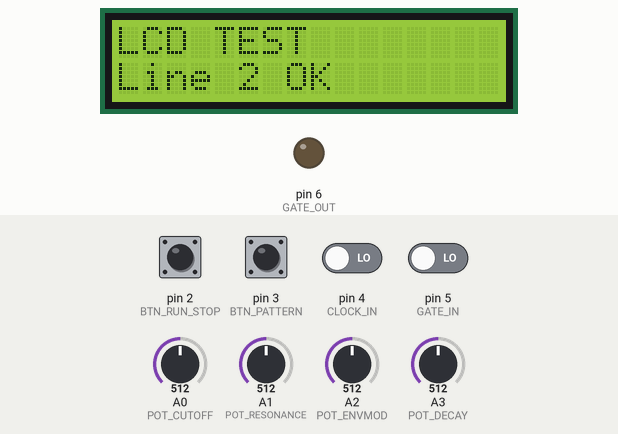
The sketch below on a simulated Arduino Uno, built with avr-gcc and run on an emulated ATmega328P. On the bench: 16×2 character LCD, output pins drawn as LEDs (lit = HIGH). The test bench sets the inputs (shaded band); at power-on: pin 2 (BTN_RUN_STOP), pin 3 (BTN_PATTERN) HIGH, pin 4 (CLOCK_IN), pin 5 (GATE_IN) LOW, A0 (POT_CUTOFF) = 512, A1 (POT_RESONANCE) = 512, A2 (POT_ENVMOD) = 512, A3 (POT_DECAY) = 512. Pins used as bus, display or sensor lines are not drawn; what the sketch prints to the serial monitor is not drawn.

Above: at 2.2 s.
2.3 s: A0 (POT_CUTOFF) set to 490
At 4.5 s:
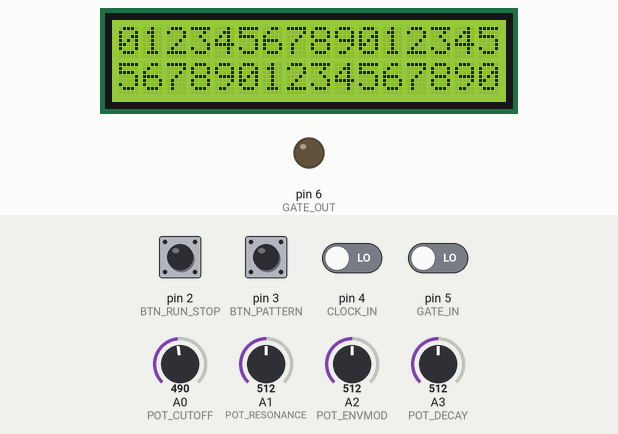
At 7.1 s:
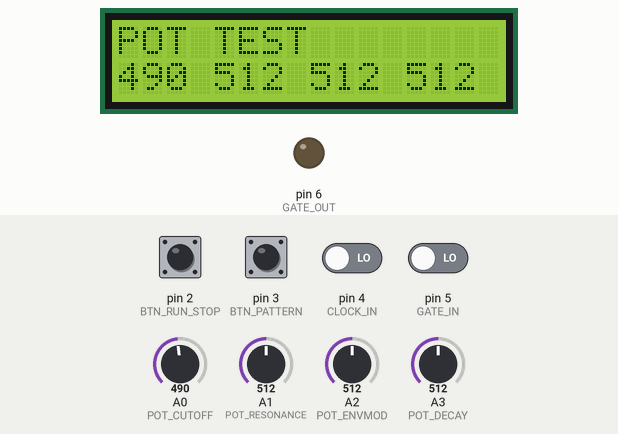
7.4 s: A1 (POT_RESONANCE) set to 490
At 9.0 s:
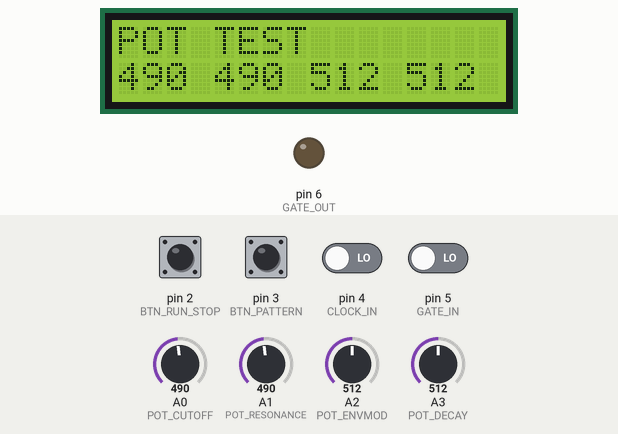
Timing chart, 0 to 30.8 s (numbered marks = the images above; inputs shaded):
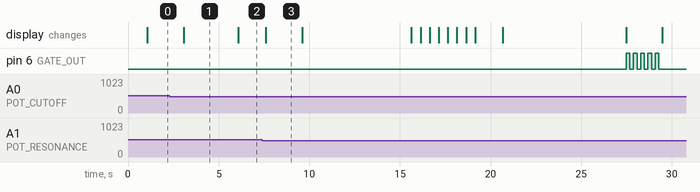

The sketch:

test_sketch.ino
```cpp
/*
 * ML-303 Arduino Hardware Test Sketch
 *
 * This sketch tests all hardware components before full integration.
 * Run this first to verify your hardware is working correctly.
 *
 * HARDWARE REQUIRED:
 * - Arduino Uno/Nano
 * - 16x2 LCD with contrast pot
 * - MCP4921 DAC
 * - 4 potentiometers (10k linear)
 * - 2 momentary switches
 * - MIDI interface circuit
 *
 * SERIAL OUTPUT: 115200 baud
 */

#include <LiquidCrystal.h>
#include <SoftwareSerial.h>
#include <SPI.h>

// Pin assignments (same as main code)
const int LCD_RS = 12, LCD_E = 11, LCD_D4 = 10, LCD_D5 = 9, LCD_D6 = 8, LCD_D7 = 7;
const int BTN_RUN_STOP = 2, BTN_PATTERN = 3;
const int CLOCK_IN = 4, GATE_IN = 5, GATE_OUT = 6;
const int POT_CUTOFF = A0, POT_RESONANCE = A1, POT_ENVMOD = A2, POT_DECAY = A3;
const int MIDI_RX = A4, MIDI_TX = A5;
const int DAC_CS = 13;

LiquidCrystal lcd(LCD_RS, LCD_E, LCD_D4, LCD_D5, LCD_D6, LCD_D7);
SoftwareSerial midiSerial(MIDI_RX, MIDI_TX);

void setup() {
  Serial.begin(115200);
  Serial.println(F("ML-303 Hardware Test v1.0"));
  Serial.println(F("============================="));

  // Configure pins
  pinMode(BTN_RUN_STOP, INPUT_PULLUP);
  pinMode(BTN_PATTERN, INPUT_PULLUP);
  pinMode(CLOCK_IN, INPUT);
  pinMode(GATE_IN, INPUT);
  pinMode(GATE_OUT, OUTPUT);
  pinMode(DAC_CS, OUTPUT);

  digitalWrite(GATE_OUT, LOW);
  digitalWrite(DAC_CS, HIGH);

  // Initialize interfaces
  lcd.begin(16, 2);
  midiSerial.begin(31250);
  SPI.begin();
  SPI.setBitOrder(MSBFIRST);
  SPI.setDataMode(SPI_MODE0);
  SPI.setClockDivider(SPI_CLOCK_DIV8);

  Serial.println(F("Starting hardware tests..."));
  delay(1000);
}

void loop() {
  Serial.println(F("\n=== HARDWARE TEST CYCLE ==="));

  testLCD();
  delay(1000);

  testPotentiometers();
  delay(1000);

  testButtons();
  delay(1000);

  testDAC();
  delay(1000);

  testMIDI();
  delay(1000);

  testDigitalInputs();
  delay(1000);

  testMemory();
  delay(3000);  // Pause between test cycles
}

void testLCD() {
  Serial.println(F("Testing LCD..."));

  lcd.clear();
  lcd.setCursor(0, 0);
  lcd.print("LCD TEST");
  lcd.setCursor(0, 1);
  lcd.print("Line 2 OK");

  Serial.println(F("  LCD: Check display shows 'LCD TEST' and 'Line 2 OK'"));
  Serial.println(F("  If blank, adjust contrast pot"));

  delay(2000);

  // Test all character positions
  lcd.clear();
  for (int i = 0; i < 16; i++) {
    lcd.setCursor(i, 0);
    lcd.print(i % 10);
    lcd.setCursor(i, 1);
    lcd.print((i + 5) % 10);
  }

  Serial.println(F("  LCD: Character position test complete"));
  delay(2000);
}

void testPotentiometers() {
  Serial.println(F("Testing potentiometers..."));

  for (int cycle = 0; cycle < 5; cycle++) {
    int cutoff = analogRead(POT_CUTOFF);
    int resonance = analogRead(POT_RESONANCE);
    int envmod = analogRead(POT_ENVMOD);
    int decay = analogRead(POT_DECAY);

    Serial.print(F("  Pots: "));
    Serial.print(cutoff); Serial.print(F(" "));
    Serial.print(resonance); Serial.print(F(" "));
    Serial.print(envmod); Serial.print(F(" "));
    Serial.println(decay);

    lcd.clear();
    lcd.setCursor(0, 0);
    lcd.print("POT TEST");
    lcd.setCursor(0, 1);
    lcd.print(cutoff); lcd.print(" ");
    lcd.print(resonance); lcd.print(" ");
    lcd.print(envmod); lcd.print(" ");
    lcd.print(decay);

    delay(500);
  }

  Serial.println(F("  Turn pots - values should change 0-1023"));
}

void testButtons() {
  Serial.println(F("Testing buttons..."));

  lcd.clear();
  lcd.setCursor(0, 0);
  lcd.print("BUTTON TEST");
  lcd.setCursor(0, 1);
  lcd.print("Press buttons");

  Serial.println(F("  Press RUN/STOP and PATTERN buttons"));

  unsigned long startTime = millis();
  bool runPressed = false, patternPressed = false;

  while (millis() - startTime < 5000) {  // 5 second test
    if (digitalRead(BTN_RUN_STOP) == LOW && !runPressed) {
      Serial.println(F("  RUN/STOP button: OK"));
      runPressed = true;
    }

    if (digitalRead(BTN_PATTERN) == LOW && !patternPressed) {
      Serial.println(F("  PATTERN button: OK"));
      patternPressed = true;
    }

    if (runPressed && patternPressed) break;
    delay(50);
  }

  if (!runPressed) Serial.println(F("  RUN/STOP button: NOT PRESSED"));
  if (!patternPressed) Serial.println(F("  PATTERN button: NOT PRESSED"));
}

void testDAC() {
  Serial.println(F("Testing DAC (MCP4921)..."));

  lcd.clear();
  lcd.setCursor(0, 0);
  lcd.print("DAC TEST");

  // Test DAC output sweep
  for (int value = 0; value <= 4095; value += 512) {
    writeDAC(value);

    Serial.print(F("  DAC output: "));
    Serial.print(value);
    Serial.print(F(" ("));
    Serial.print((value * 5.0) / 4095.0, 2);
    Serial.println(F("V)"));

    lcd.setCursor(0, 1);
    lcd.print("Out: ");
    lcd.print((value * 5.0) / 4095.0, 1);
    lcd.print("V     ");

    delay(500);
  }

  writeDAC(0);  // Reset to 0V
  Serial.println(F("  DAC: Sweep complete, check CV output with voltmeter"));
}

void testMIDI() {
  Serial.println(F("Testing MIDI..."));

  lcd.clear();
  lcd.setCursor(0, 0);
  lcd.print("MIDI TEST");
  lcd.setCursor(0, 1);
  lcd.print("Sending notes");

  // Send test MIDI notes
  for (int note = 60; note <= 72; note += 2) {
    Serial.print(F("  MIDI Note: "));
    Serial.println(note);

    midiSerial.write(0x90);  // Note on
    midiSerial.write(note);
    midiSerial.write(100);   // Velocity

    delay(200);

    midiSerial.write(0x80);  // Note off
    midiSerial.write(note);
    midiSerial.write(0);

    delay(200);
  }

  Serial.println(F("  MIDI: Test sequence sent"));

  // Check for MIDI input
  Serial.println(F("  Send MIDI to input for 3 seconds..."));
  unsigned long startTime = millis();
  int midiReceived = 0;

  while (millis() - startTime < 3000) {
    if (midiSerial.available()) {
      byte data = midiSerial.read();
      Serial.print(F("  MIDI RX: 0x"));
      Serial.println(data, HEX);
      midiReceived++;
    }
  }

  Serial.print(F("  MIDI input bytes received: "));
  Serial.println(midiReceived);
}

void testDigitalInputs() {
  Serial.println(F("Testing digital inputs..."));

  lcd.clear();
  lcd.setCursor(0, 0);
  lcd.print("DIGITAL TEST");

  // Test gate output
  Serial.println(F("  Testing gate output..."));
  for (int i = 0; i < 5; i++) {
    digitalWrite(GATE_OUT, HIGH);
    Serial.println(F("  Gate: HIGH"));
    delay(200);

    digitalWrite(GATE_OUT, LOW);
    Serial.println(F("  Gate: LOW"));
    delay(200);
  }

  // Monitor inputs
  Serial.println(F("  Monitoring inputs for 3 seconds..."));
  unsigned long startTime = millis();

  while (millis() - startTime < 3000) {
    bool clock = digitalRead(CLOCK_IN);
    bool gate = digitalRead(GATE_IN);

    lcd.setCursor(0, 1);
    lcd.print("CLK:");
    lcd.print(clock ? "1" : "0");
    lcd.print(" GATE:");
    lcd.print(gate ? "1" : "0");
    lcd.print("   ");

    delay(100);
  }

  Serial.println(F("  Digital input test complete"));
}

void testMemory() {
  Serial.println(F("Testing memory..."));

  extern int __heap_start, *__brkval;
  int v;
  int free_memory = (int) &v - (__brkval == 0 ? (int) &__heap_start : (int) __brkval);

  Serial.print(F("  Free SRAM: "));
  Serial.print(free_memory);
  Serial.println(F(" bytes"));

  lcd.clear();
  lcd.setCursor(0, 0);
  lcd.print("MEMORY TEST");
  lcd.setCursor(0, 1);
  lcd.print("Free: ");
  lcd.print(free_memory);
  lcd.print("B");

  if (free_memory < 500) {
    Serial.println(F("  WARNING: Low memory!"));
    lcd.setCursor(0, 1);
    lcd.print("LOW MEMORY!");
  } else {
    Serial.println(F("  Memory: OK"));
  }
}

void writeDAC(int value) {
  value = constrain(value, 0, 4095);

  byte highByte = 0x30 | ((value >> 8) & 0x0F);
  byte lowByte = value & 0xFF;

  SPI.beginTransaction(SPISettings(2000000, MSBFIRST, SPI_MODE0));
  digitalWrite(DAC_CS, LOW);
  SPI.transfer(highByte);
  SPI.transfer(lowByte);
  digitalWrite(DAC_CS, HIGH);
  SPI.endTransaction();
}

/*
 * EXPECTED TEST RESULTS:
 *
 * LCD Test: Should display text clearly (adjust contrast if needed)
 * Potentiometer Test: Values should change 0-1023 when turned
 * Button Test: Should detect button presses
 * DAC Test: CV output should sweep 0-5V (measure with voltmeter)
 * MIDI Test: Should send notes, receive input if connected
 * Digital Test: Gate output should toggle, inputs monitored
 * Memory Test: Should show >1500 bytes free for main code
 *
 * If any test fails, check wiring and connections.
 * All tests should pass before loading main ML-303 code.
 */
```

Measured:
- what the display in image 1 shows lasts 3.0 s, from 3.1 s to 6.1 s
- what the display in image 3 shows lasts 2.0 s, from 7.6 s to 9.6 s
